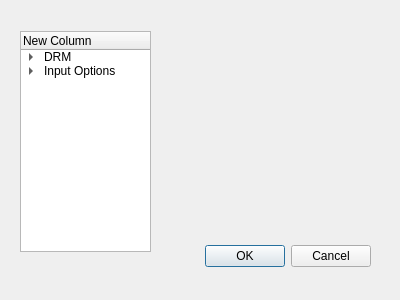
<?xml version="1.0" encoding="UTF-8"?>
<ui version="4.0">
 <class>Dialog</class>
 <widget class="QDialog" name="Dialog">
  <property name="geometry">
   <rect>
    <x>0</x>
    <y>0</y>
    <width>400</width>
    <height>300</height>
   </rect>
  </property>
  <property name="windowTitle">
   <string>Dialog</string>
  </property>
  <widget class="QDialogButtonBox" name="buttonBox">
   <property name="geometry">
    <rect>
     <x>30</x>
     <y>240</y>
     <width>341</width>
     <height>32</height>
    </rect>
   </property>
   <property name="orientation">
    <enum>Qt::Horizontal</enum>
   </property>
   <property name="standardButtons">
    <set>QDialogButtonBox::Cancel|QDialogButtonBox::Ok</set>
   </property>
  </widget>
  <widget class="QStackedWidget" name="stackedWidget">
   <property name="geometry">
    <rect>
     <x>170</x>
     <y>30</y>
     <width>120</width>
     <height>80</height>
    </rect>
   </property>
   <property name="currentIndex">
    <number>1</number>
   </property>
   <widget class="QWidget" name="page"/>
   <widget class="QWidget" name="page_2"/>
  </widget>
  <widget class="QTreeWidget" name="treeWidget">
   <property name="geometry">
    <rect>
     <x>20</x>
     <y>31</y>
     <width>131</width>
     <height>221</height>
    </rect>
   </property>
   <column>
    <property name="text">
     <string>New Column</string>
    </property>
   </column>
   <item>
    <property name="text">
     <string>DRM</string>
    </property>
    <item>
     <property name="text">
      <string>Channel Estimation</string>
     </property>
    </item>
    <item>
     <property name="text">
      <string>Interferer Rejection</string>
     </property>
    </item>
   </item>
   <item>
    <property name="text">
     <string>Input Options</string>
    </property>
    <item>
     <property name="text">
      <string>New Subitem</string>
     </property>
    </item>
   </item>
  </widget>
 </widget>
 <resources/>
 <connections>
  <connection>
   <sender>buttonBox</sender>
   <signal>accepted()</signal>
   <receiver>Dialog</receiver>
   <slot>accept()</slot>
   <hints>
    <hint type="sourcelabel">
     <x>248</x>
     <y>254</y>
    </hint>
    <hint type="destinationlabel">
     <x>157</x>
     <y>274</y>
    </hint>
   </hints>
  </connection>
  <connection>
   <sender>buttonBox</sender>
   <signal>rejected()</signal>
   <receiver>Dialog</receiver>
   <slot>reject()</slot>
   <hints>
    <hint type="sourcelabel">
     <x>316</x>
     <y>260</y>
    </hint>
    <hint type="destinationlabel">
     <x>286</x>
     <y>274</y>
    </hint>
   </hints>
  </connection>
 </connections>
</ui>
